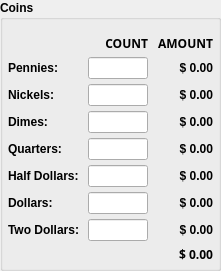
              <widget class="QWidget" name="widget_6" native="true">
               <layout class="QVBoxLayout" name="verticalLayout_6">
                <property name="spacing">
                 <number>5</number>
                </property>
                <property name="leftMargin">
                 <number>0</number>
                </property>
                <property name="topMargin">
                 <number>0</number>
                </property>
                <property name="rightMargin">
                 <number>0</number>
                </property>
                <property name="bottomMargin">
                 <number>0</number>
                </property>
                <item>
                 <widget class="QGroupBox" name="grp_coins">
                  <property name="font">
                   <font>
                    <bold>true</bold>
                   </font>
                  </property>
                  <property name="title">
                   <string>Coins</string>
                  </property>
                  <layout class="QVBoxLayout" name="verticalLayout_2">
                   <property name="spacing">
                    <number>5</number>
                   </property>
                   <property name="leftMargin">
                    <number>5</number>
                   </property>
                   <property name="topMargin">
                    <number>15</number>
                   </property>
                   <property name="rightMargin">
                    <number>5</number>
                   </property>
                   <property name="bottomMargin">
                    <number>5</number>
                   </property>
                   <item>
                    <layout class="QHBoxLayout" name="horizontalLayout">
                     <property name="spacing">
                      <number>5</number>
                     </property>
                     <property name="leftMargin">
                      <number>0</number>
                     </property>
                     <item>
                      <widget class="QLabel" name="label_5">
                       <property name="minimumSize">
                        <size>
                         <width>75</width>
                         <height>0</height>
                        </size>
                       </property>
                       <property name="maximumSize">
                        <size>
                         <width>75</width>
                         <height>16777215</height>
                        </size>
                       </property>
                       <property name="text">
                        <string/>
                       </property>
                      </widget>
                     </item>
                     <item>
                      <widget class="QLabel" name="lb_coins_count">
                       <property name="minimumSize">
                        <size>
                         <width>60</width>
                         <height>0</height>
                        </size>
                       </property>
                       <property name="maximumSize">
                        <size>
                         <width>60</width>
                         <height>16777215</height>
                        </size>
                       </property>
                       <property name="font">
                        <font>
                         <family>Lexend</family>
                         <bold>true</bold>
                        </font>
                       </property>
                       <property name="text">
                        <string>COUNT</string>
                       </property>
                       <property name="alignment">
                        <set>Qt::AlignmentFlag::AlignRight|Qt::AlignmentFlag::AlignTrailing|Qt::AlignmentFlag::AlignVCenter</set>
                       </property>
                      </widget>
                     </item>
                     <item>
                      <widget class="QLabel" name="lb_coins_amount">
                       <property name="minimumSize">
                        <size>
                         <width>60</width>
                         <height>0</height>
                        </size>
                       </property>
                       <property name="maximumSize">
                        <size>
                         <width>60</width>
                         <height>16777215</height>
                        </size>
                       </property>
                       <property name="font">
                        <font>
                         <family>Lexend</family>
                         <bold>true</bold>
                        </font>
                       </property>
                       <property name="text">
                        <string>AMOUNT</string>
                       </property>
                       <property name="alignment">
                        <set>Qt::AlignmentFlag::AlignRight|Qt::AlignmentFlag::AlignTrailing|Qt::AlignmentFlag::AlignVCenter</set>
                       </property>
                      </widget>
                     </item>
                    </layout>
                   </item>
                   <item>
                    <layout class="QHBoxLayout" name="horizontalLayout_2">
                     <property name="spacing">
                      <number>5</number>
                     </property>
                     <property name="leftMargin">
                      <number>0</number>
                     </property>
                     <item>
                      <widget class="QLabel" name="lb_pennies">
                       <property name="minimumSize">
                        <size>
                         <width>75</width>
                         <height>0</height>
                        </size>
                       </property>
                       <property name="maximumSize">
                        <size>
                         <width>75</width>
                         <height>16777215</height>
                        </size>
                       </property>
                       <property name="text">
                        <string>Pennies:</string>
                       </property>
                      </widget>
                     </item>
                     <item>
                      <widget class="QLineEdit" name="le_pennies">
                       <property name="minimumSize">
                        <size>
                         <width>60</width>
                         <height>0</height>
                        </size>
                       </property>
                       <property name="maximumSize">
                        <size>
                         <width>60</width>
                         <height>16777215</height>
                        </size>
                       </property>
                       <property name="alignment">
                        <set>Qt::AlignmentFlag::AlignRight|Qt::AlignmentFlag::AlignTrailing|Qt::AlignmentFlag::AlignVCenter</set>
                       </property>
                      </widget>
                     </item>
                     <item>
                      <widget class="QLabel" name="lb_pennies_amt">
                       <property name="minimumSize">
                        <size>
                         <width>60</width>
                         <height>0</height>
                        </size>
                       </property>
                       <property name="maximumSize">
                        <size>
                         <width>60</width>
                         <height>16777215</height>
                        </size>
                       </property>
                       <property name="text">
                        <string>$ 0.00</string>
                       </property>
                       <property name="alignment">
                        <set>Qt::AlignmentFlag::AlignRight|Qt::AlignmentFlag::AlignTrailing|Qt::AlignmentFlag::AlignVCenter</set>
                       </property>
                      </widget>
                     </item>
                    </layout>
                   </item>
                   <item>
                    <layout class="QHBoxLayout" name="horizontalLayout_3">
                     <property name="spacing">
                      <number>5</number>
                     </property>
                     <property name="leftMargin">
                      <number>0</number>
                     </property>
                     <item>
                      <widget class="QLabel" name="lb_nickels">
                       <property name="minimumSize">
                        <size>
                         <width>75</width>
                         <height>0</height>
                        </size>
                       </property>
                       <property name="maximumSize">
                        <size>
                         <width>75</width>
                         <height>16777215</height>
                        </size>
                       </property>
                       <property name="text">
                        <string>Nickels:</string>
                       </property>
                      </widget>
                     </item>
                     <item>
                      <widget class="QLineEdit" name="le_nickels">
                       <property name="minimumSize">
                        <size>
                         <width>40</width>
                         <height>0</height>
                        </size>
                       </property>
                       <property name="maximumSize">
                        <size>
                         <width>60</width>
                         <height>16777215</height>
                        </size>
                       </property>
                       <property name="alignment">
                        <set>Qt::AlignmentFlag::AlignRight|Qt::AlignmentFlag::AlignTrailing|Qt::AlignmentFlag::AlignVCenter</set>
                       </property>
                      </widget>
                     </item>
                     <item>
                      <widget class="QLabel" name="lb_nickels_amt">
                       <property name="minimumSize">
                        <size>
                         <width>60</width>
                         <height>0</height>
                        </size>
                       </property>
                       <property name="maximumSize">
                        <size>
                         <width>60</width>
                         <height>16777215</height>
                        </size>
                       </property>
                       <property name="text">
                        <string>$ 0.00</string>
                       </property>
                       <property name="alignment">
                        <set>Qt::AlignmentFlag::AlignRight|Qt::AlignmentFlag::AlignTrailing|Qt::AlignmentFlag::AlignVCenter</set>
                       </property>
                      </widget>
                     </item>
                    </layout>
                   </item>
                   <item>
                    <layout class="QHBoxLayout" name="horizontalLayout_4">
                     <property name="spacing">
                      <number>5</number>
                     </property>
                     <property name="leftMargin">
                      <number>0</number>
                     </property>
                     <item>
                      <widget class="QLabel" name="lb_dimes">
                       <property name="minimumSize">
                        <size>
                         <width>75</width>
                         <height>0</height>
                        </size>
                       </property>
                       <property name="maximumSize">
                        <size>
                         <width>75</width>
                         <height>16777215</height>
                        </size>
                       </property>
                       <property name="text">
                        <string>Dimes:</string>
                       </property>
                      </widget>
                     </item>
                     <item>
                      <widget class="QLineEdit" name="le_dimes">
                       <property name="minimumSize">
                        <size>
                         <width>40</width>
                         <height>0</height>
                        </size>
                       </property>
                       <property name="maximumSize">
                        <size>
                         <width>60</width>
                         <height>16777215</height>
                        </size>
                       </property>
                       <property name="alignment">
                        <set>Qt::AlignmentFlag::AlignRight|Qt::AlignmentFlag::AlignTrailing|Qt::AlignmentFlag::AlignVCenter</set>
                       </property>
                      </widget>
                     </item>
                     <item>
                      <widget class="QLabel" name="lb_dimes_amt">
                       <property name="minimumSize">
                        <size>
                         <width>60</width>
                         <height>0</height>
                        </size>
                       </property>
                       <property name="maximumSize">
                        <size>
                         <width>60</width>
                         <height>16777215</height>
                        </size>
                       </property>
                       <property name="text">
                        <string>$ 0.00</string>
                       </property>
                       <property name="alignment">
                        <set>Qt::AlignmentFlag::AlignRight|Qt::AlignmentFlag::AlignTrailing|Qt::AlignmentFlag::AlignVCenter</set>
                       </property>
                      </widget>
                     </item>
                    </layout>
                   </item>
                   <item>
                    <layout class="QHBoxLayout" name="horizontalLayout_5">
                     <property name="spacing">
                      <number>5</number>
                     </property>
                     <property name="leftMargin">
                      <number>0</number>
                     </property>
                     <item>
                      <widget class="QLabel" name="lb_quarters">
                       <property name="minimumSize">
                        <size>
                         <width>75</width>
                         <height>0</height>
                        </size>
                       </property>
                       <property name="maximumSize">
                        <size>
                         <width>75</width>
                         <height>16777215</height>
                        </size>
                       </property>
                       <property name="text">
                        <string>Quarters:</string>
                       </property>
                      </widget>
                     </item>
                     <item>
                      <widget class="QLineEdit" name="le_quarters">
                       <property name="minimumSize">
                        <size>
                         <width>40</width>
                         <height>0</height>
                        </size>
                       </property>
                       <property name="maximumSize">
                        <size>
                         <width>60</width>
                         <height>16777215</height>
                        </size>
                       </property>
                       <property name="alignment">
                        <set>Qt::AlignmentFlag::AlignRight|Qt::AlignmentFlag::AlignTrailing|Qt::AlignmentFlag::AlignVCenter</set>
                       </property>
                      </widget>
                     </item>
                     <item>
                      <widget class="QLabel" name="lb_quarters_amt">
                       <property name="minimumSize">
                        <size>
                         <width>60</width>
                         <height>0</height>
                        </size>
                       </property>
                       <property name="maximumSize">
                        <size>
                         <width>60</width>
                         <height>16777215</height>
                        </size>
                       </property>
                       <property name="text">
                        <string>$ 0.00</string>
                       </property>
                       <property name="alignment">
                        <set>Qt::AlignmentFlag::AlignRight|Qt::AlignmentFlag::AlignTrailing|Qt::AlignmentFlag::AlignVCenter</set>
                       </property>
                      </widget>
                     </item>
                    </layout>
                   </item>
                   <item>
                    <layout class="QHBoxLayout" name="horizontalLayout_6">
                     <property name="spacing">
                      <number>5</number>
                     </property>
                     <property name="leftMargin">
                      <number>0</number>
                     </property>
                     <item>
                      <widget class="QLabel" name="lb_half_dollars">
                       <property name="minimumSize">
                        <size>
                         <width>75</width>
                         <height>0</height>
                        </size>
                       </property>
                       <property name="maximumSize">
                        <size>
                         <width>75</width>
                         <height>16777215</height>
                        </size>
                       </property>
                       <property name="text">
                        <string>Half Dollars:</string>
                       </property>
                      </widget>
                     </item>
                     <item>
                      <widget class="QLineEdit" name="le_half_dollars">
                       <property name="minimumSize">
                        <size>
                         <width>40</width>
                         <height>0</height>
                        </size>
                       </property>
                       <property name="maximumSize">
                        <size>
                         <width>60</width>
                         <height>16777215</height>
                        </size>
                       </property>
                       <property name="alignment">
                        <set>Qt::AlignmentFlag::AlignRight|Qt::AlignmentFlag::AlignTrailing|Qt::AlignmentFlag::AlignVCenter</set>
                       </property>
                      </widget>
                     </item>
                     <item>
                      <widget class="QLabel" name="lb_half_dollars_amt">
                       <property name="minimumSize">
                        <size>
                         <width>60</width>
                         <height>0</height>
                        </size>
                       </property>
                       <property name="maximumSize">
                        <size>
                         <width>60</width>
                         <height>16777215</height>
                        </size>
                       </property>
                       <property name="text">
                        <string>$ 0.00</string>
                       </property>
                       <property name="alignment">
                        <set>Qt::AlignmentFlag::AlignRight|Qt::AlignmentFlag::AlignTrailing|Qt::AlignmentFlag::AlignVCenter</set>
                       </property>
                      </widget>
                     </item>
                    </layout>
                   </item>
                   <item>
                    <layout class="QHBoxLayout" name="horizontalLayout_7">
                     <property name="spacing">
                      <number>5</number>
                     </property>
                     <property name="leftMargin">
                      <number>0</number>
                     </property>
                     <item>
                      <widget class="QLabel" name="lb_dollars">
                       <property name="minimumSize">
                        <size>
                         <width>75</width>
                         <height>0</height>
                        </size>
                       </property>
                       <property name="maximumSize">
                        <size>
                         <width>75</width>
                         <height>16777215</height>
                        </size>
                       </property>
                       <property name="text">
                        <string>Dollars:</string>
                       </property>
                      </widget>
                     </item>
                     <item>
                      <widget class="QLineEdit" name="le_dollars">
                       <property name="minimumSize">
                        <size>
                         <width>40</width>
                         <height>0</height>
                        </size>
                       </property>
                       <property name="maximumSize">
                        <size>
                         <width>60</width>
                         <height>16777215</height>
                        </size>
                       </property>
                       <property name="alignment">
                        <set>Qt::AlignmentFlag::AlignRight|Qt::AlignmentFlag::AlignTrailing|Qt::AlignmentFlag::AlignVCenter</set>
                       </property>
                      </widget>
                     </item>
                     <item>
                      <widget class="QLabel" name="lb_dollars_amt">
                       <property name="minimumSize">
                        <size>
                         <width>60</width>
                         <height>0</height>
                        </size>
                       </property>
                       <property name="maximumSize">
                        <size>
                         <width>60</width>
                         <height>16777215</height>
                        </size>
                       </property>
                       <property name="text">
                        <string>$ 0.00</string>
                       </property>
                       <property name="alignment">
                        <set>Qt::AlignmentFlag::AlignRight|Qt::AlignmentFlag::AlignTrailing|Qt::AlignmentFlag::AlignVCenter</set>
                       </property>
                      </widget>
                     </item>
                    </layout>
                   </item>
                   <item>
                    <layout class="QHBoxLayout" name="horizontalLayout_9">
                     <property name="spacing">
                      <number>5</number>
                     </property>
                     <property name="leftMargin">
                      <number>0</number>
                     </property>
                     <item>
                      <widget class="QLabel" name="lb_two_dollars">
                       <property name="minimumSize">
                        <size>
                         <width>75</width>
                         <height>0</height>
                        </size>
                       </property>
                       <property name="maximumSize">
                        <size>
                         <width>75</width>
                         <height>16777215</height>
                        </size>
                       </property>
                       <property name="text">
                        <string>Two Dollars:</string>
                       </property>
                      </widget>
                     </item>
                     <item>
                      <widget class="QLineEdit" name="le_two_dollars">
                       <property name="minimumSize">
                        <size>
                         <width>40</width>
                         <height>0</height>
                        </size>
                       </property>
                       <property name="maximumSize">
                        <size>
                         <width>60</width>
                         <height>16777215</height>
                        </size>
                       </property>
                       <property name="alignment">
                        <set>Qt::AlignmentFlag::AlignRight|Qt::AlignmentFlag::AlignTrailing|Qt::AlignmentFlag::AlignVCenter</set>
                       </property>
                      </widget>
                     </item>
                     <item>
                      <widget class="QLabel" name="lb_two_dollars_amt">
                       <property name="minimumSize">
                        <size>
                         <width>60</width>
                         <height>0</height>
                        </size>
                       </property>
                       <property name="maximumSize">
                        <size>
                         <width>60</width>
                         <height>16777215</height>
                        </size>
                       </property>
                       <property name="text">
                        <string>$ 0.00</string>
                       </property>
                       <property name="alignment">
                        <set>Qt::AlignmentFlag::AlignRight|Qt::AlignmentFlag::AlignTrailing|Qt::AlignmentFlag::AlignVCenter</set>
                       </property>
                      </widget>
                     </item>
                    </layout>
                   </item>
                   <item>
                    <layout class="QHBoxLayout" name="horizontalLayout_8">
                     <property name="spacing">
                      <number>5</number>
                     </property>
                     <item>
                      <widget class="QLabel" name="label_20">
                       <property name="minimumSize">
                        <size>
                         <width>75</width>
                         <height>0</height>
                        </size>
                       </property>
                       <property name="maximumSize">
                        <size>
                         <width>75</width>
                         <height>16777215</height>
                        </size>
                       </property>
                       <property name="text">
                        <string/>
                       </property>
                      </widget>
                     </item>
                     <item>
                      <widget class="QLabel" name="label_22">
                       <property name="minimumSize">
                        <size>
                         <width>60</width>
                         <height>0</height>
                        </size>
                       </property>
                       <property name="maximumSize">
                        <size>
                         <width>60</width>
                         <height>16777215</height>
                        </size>
                       </property>
                       <property name="text">
                        <string/>
                       </property>
                      </widget>
                     </item>
                     <item>
                      <widget class="QLabel" name="lb_coins_total">
                       <property name="minimumSize">
                        <size>
                         <width>60</width>
                         <height>0</height>
                        </size>
                       </property>
                       <property name="maximumSize">
                        <size>
                         <width>60</width>
                         <height>16777215</height>
                        </size>
                       </property>
                       <property name="font">
                        <font>
                         <family>Lexend</family>
                         <bold>true</bold>
                        </font>
                       </property>
                       <property name="text">
                        <string>$ 0.00</string>
                       </property>
                       <property name="alignment">
                        <set>Qt::AlignmentFlag::AlignRight|Qt::AlignmentFlag::AlignTrailing|Qt::AlignmentFlag::AlignVCenter</set>
                       </property>
                      </widget>
                     </item>
                    </layout>
                   </item>
                  </layout>
                 </widget>
                </item>
               </layout>
              </widget>
